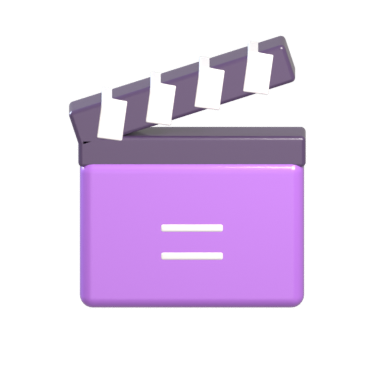
#> input picture assets/illustrations/cat_films.png, 384 x 384 px, given in place of 1000055067.png, which was not available
$ python ghost.py ../../assets/illustrations/cat_films.png ../../assets/illustrations/cat_metiers.png
#> lines starting #> are read from the running program, lines starting #| are printed output that depends on the picture
"""Compare un rendu à la référence HD : [référence | rendu | superposition 50 %],
le rendu étant calé sur le corps de la référence (centre (601,650), rayon 375 px)."""
import sys
import numpy as np
from PIL import Image
sys.path.insert(0, '.')
REF = '/mnt/user-data/uploads/1000055067.png'
RC, RR = (601, 650), 375.0


def body_px(path):
    """Centre et rayon du corps dans le rendu, lus depuis le fichier .json écrit à côté."""
    import json
    return json.load(open(path.replace('.png', '.json')))


def main(out, render):
#> called with out = '../../assets/illustrations/cat_films.png'
    ref = Image.open(REF).convert('RGB')
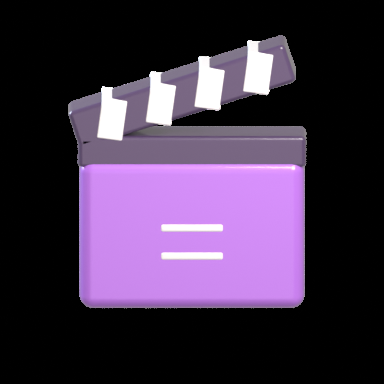
#> ref: PIL image 384x384 RGB; mean R, G, B 65.1, 49.3, 73.3
    meta = body_px(render)
    im = Image.open(render).convert('RGBA')
    k = RR / meta['r']
    im = im.resize((round(im.width * k), round(im.height * k)), Image.LANCZOS)
    cx, cy = meta['cx'] * k, meta['cy'] * k
    canvas = Image.new('RGBA', ref.size, (253, 246, 229, 255))
    canvas.alpha_composite(im, (round(RC[0] - cx), round(RC[1] - cy)) if RC[0] - cx >= 0 and RC[1] - cy >= 0 else (0, 0))
    if RC[0] - cx < 0 or RC[1] - cy < 0:
        canvas = Image.new('RGBA', ref.size, (253, 246, 229, 255))
        tmp = Image.new('RGBA', (ref.width + 2000, ref.height + 2000), (0, 0, 0, 0))
        tmp.alpha_composite(im, (round(RC[0] - cx) + 1000, round(RC[1] - cy) + 1000))
        canvas.alpha_composite(tmp.crop((1000, 1000, 1000 + ref.width, 1000 + ref.height)))
    rend = canvas.convert('RGB')
    blend = Image.blend(ref, rend, 0.5)
    H = 560
    tiles = [x.resize((H, H)) for x in (ref, rend, blend)]
    s = Image.new('RGB', (H * 3 + 20, H), 'white')
    for i, t in enumerate(tiles):
        s.paste(t, (i * (H + 10), 0))
    s.save(out)


if __name__ == '__main__':
#> (the run stopped early here; a loop or call above may not have finished)

$ run again, on assets/illustrations/cat_metiers.png
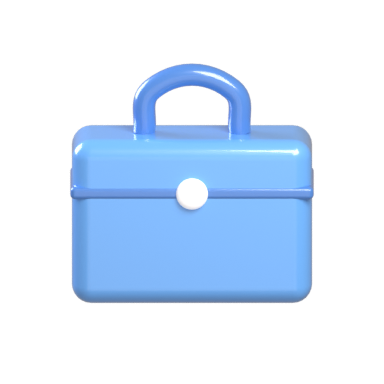
#> input picture assets/illustrations/cat_metiers.png, 384 x 384 px, given in place of 1000055067.png, which was not available
#> in main, `ref = Image.open(REF).convert('RGB')`:
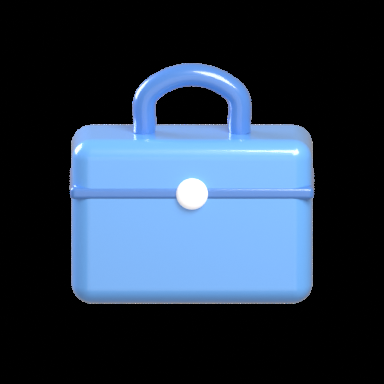
#> ref: PIL image 384x384 RGB; mean R, G, B 41.3, 57.7, 77.4

$ run again, on assets/illustrations/cat_musique.png
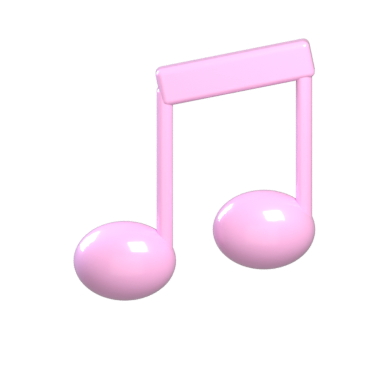
#> input picture assets/illustrations/cat_musique.png, 384 x 384 px, given in place of 1000055067.png, which was not available
#> in main, `ref = Image.open(REF).convert('RGB')`:
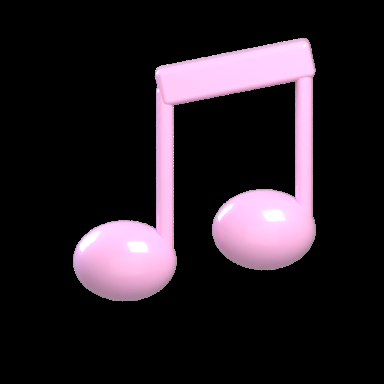
#> ref: PIL image 384x384 RGB; mean R, G, B 39.9, 31.4, 38.2
